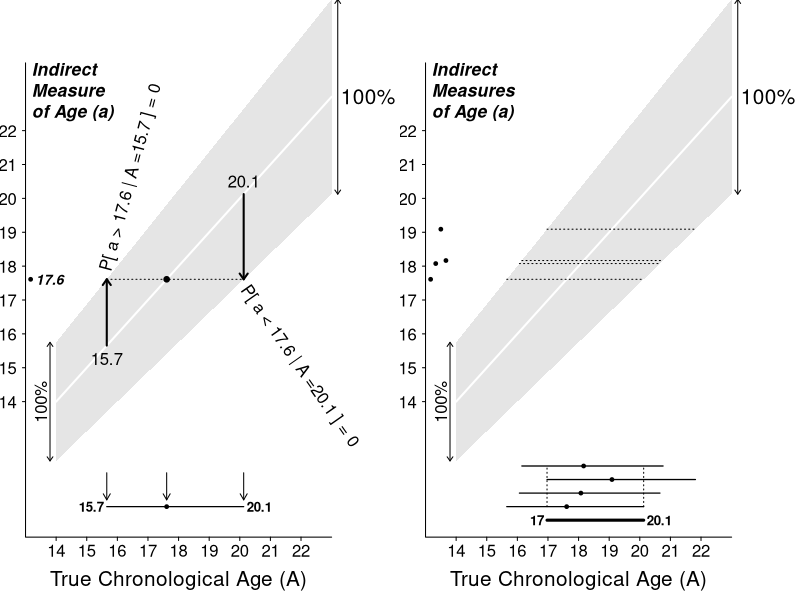
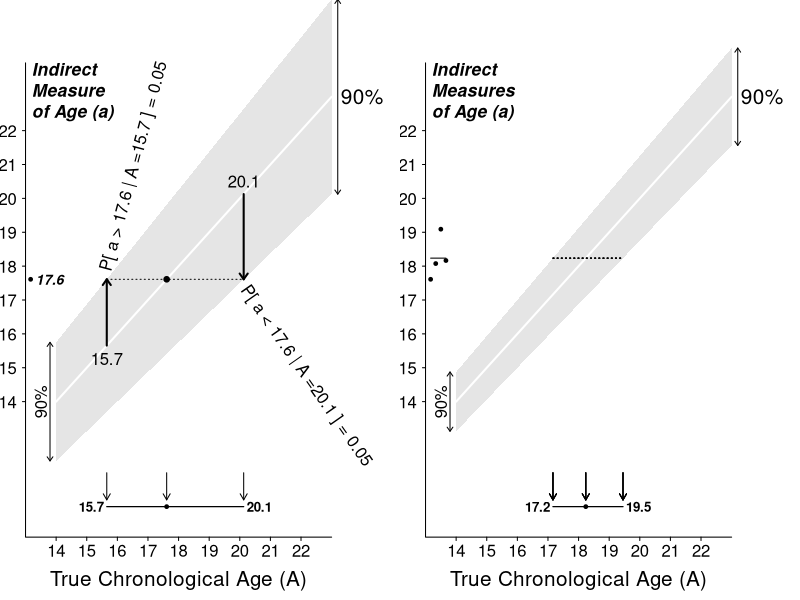

Reproduce these figures in R, in order.
## ---- chunk 1

dSemiElliptical = function(q,mean=0,radius=1) ( 2/(pi*radius^2) ) *
                                           sqrt(radius^2 - (q-mean)^2)

pSemiElliptical =  function(q,mean=0,radius=1) 1/2 + 
          (q*sqrt(radius^2-q^2))/(pi*radius^2) + asin(q/radius)/pi 

qSemiElliptical = function(p,mean=0,radius=1){
  cdf = function(x) pSemiElliptical(x) - p 
  root = uniroot(cdf, c(-1,1))$root
  return(mean + root*radius)
}

rSemiElliptical =  function(n=1,mean=0,radius=1) {
   q = rep(NA,n)
   Max = dSemiElliptical(mean,mean,radius)
   i = 0
   while(i < n){
   	 u = mean + runif(1,-radius,radius)
     h = runif(1,0,Max)
     d = dSemiElliptical(u,mean,radius)
     if( h < d ) {i=i+1; q[i] = u}
   }
   return(q)
}

AGE = 18   # (7/8)*AGE

radius.as.proportion = 0.125

set.seed(1345437)
set.seed(2454375)
  
age.hats = rSemiElliptical(4, AGE, radius.as.proportion*AGE)

draw = function(conf.level){
	
  q.u = qSemiElliptical( (1+conf.level)/2 )
  
  half.alpha = toString( (1-conf.level)/2 )
  
  a.min=14; a.max=22; da=2
  beta = 1

  dx=75
  dy=0.4
  
  a.bottom = a.min - 1.75*da
  
  AGE = 18   # (7/8)*AGE
  
  par(mfrow=c(1,2),mar = c(0,0,0,0))
  
  
  for (example in 1:2) {
    
      n=1 ; if(example>1) n=4
      
      age.hat = age.hats[1:n]

      age.bar = mean(age.hat)
      
     div = 1; if (conf.level < 1) div=sqrt(n)
     u.at.a.max = (1+radius.as.proportion/div)*beta*(a.max+1)
     l.at.a.max = (1-radius.as.proportion/div)*beta*(a.max+1)
     
     u.at.a.min = (1+radius.as.proportion/div)*beta*a.min
     l.at.a.min = (1-radius.as.proportion/div)*beta*a.min
     
     plot(c(a.min,a.max),c(l.at.a.min,u.at.a.max),col="white",
          xlim=c(a.min-1.35*da/2,a.max+2.75*da/2),
          ylim=c(a.min-2.6*da,a.max+1.6*da), frame=FALSE,
          xaxt ="n", yaxt="n")
     lines(c(a.min-da/2,a.min-da/2,a.max+da/2),
           c(a.max+da,a.min-2*da,a.min-2*da))
     text(( a.min+a.max)/2,a.min-2.5*da,
           "True Chronological Age (A)", adj=c(0.5,1),cex=1.25)
     txt = "Indirect\nMeasure\nof Age (a)"
     if(n>1) txt = "Indirect\nMeasures\nof Age (a)"
     text(a.min-da/2.5, a.max+da, txt,
          adj=c(0,1),cex=1.05,font=4)
     for(a in seq(a.min,a.max,da/2)){
       text(a,a.min-2*da,toString(a), adj=c(0.5,1.5))
       segments(a, a.min-2*da, a, a.min-2.05*da)
       text(a.min-da/2,a,toString(a),adj=c(1.5,0.5))
       segments(a.min-da/2, a, a.min-da/2-da/20, a)
     } 
      polygon(c(a.min,a.min,
                a.max+1,a.max+1,a.min),
              c(l.at.a.min,u.at.a.min,
                u.at.a.max,l.at.a.max, l.at.a.min),
              col="grey90",border=NA)
      
      segments(a.min,   a.min,
               a.max+1, beta*(a.max+1),
               col="white",lwd=2)
      
      arrows(a.max+1.2, l.at.a.max,
             a.max+1.2, u.at.a.max,
             code=3,length=0.05,angle=35)
      arrows(a.min-0.2, l.at.a.min,
             a.min-0.2, u.at.a.min,
             code=3,length=0.05,angle=35)
      text(a.min -0.3, a.min, 
           paste( toString(100*conf.level),"%",sep=""),
           adj=c(0.5,0),srt=90,cex=1)
      
      text(a.max+1.3, a.max+1, 
           paste( toString(100*conf.level),"%",sep=""), cex = 1.25,
           adj=c(0,0.5))
      
      UU = 100 ; LL = 0
      
      for (i in 1:n){
          points(a.min-da/2 + i/6, age.hat[i], pch=19,cex=0.5)
          if(conf.level < 1 & i==n & n>1) segments(
               a.min-da/2 + 1/6 , age.bar ,
               a.min-da/2 + n/6 , age.bar ) 
          if(example==1) text(a.min-da/3,age.hat[i],
            toString(round(age.hat[i],1)), cex=0.85,
            adj=c(0,0.5),font=4)
          M = age.hat[i] ; if(conf.level < 1 & n> 1) M = age.bar
          L = M/(1+radius.as.proportion/div)
          R = M/(1-radius.as.proportion/div)
          segments(L, M, R, M, lty="dotted")
          for(a in c(L,M,R)){
             if(example==1 | conf.level < 1) arrows( 
                    a, a.bottom+3.5*dy,
                    a, a.bottom+1.5*dy, 
                    length=0.07,angle=30)
            if(example==1 & a==L){
                
                aA  = toString(round(M,1))
                AA  = toString(round(L,1))
                txt = substitute(paste(
                         "P[ a > ",aA,
                         " | A =",AA, " ] = ", Pval,sep=""),
                          list(aA=aA,AA=AA,Pval=half.alpha))
              arrows( 
                    a, L,
                    a, M,lwd=2,angle=35,length=0.07)
              text(L,L,toString(round(L,1)),adj=c(0.5,1.5))
              text(L,M+0.25,txt,adj=c(0,0.5),srt=75)
            } 
            if(example==1 & a==R){
                aA  = toString(round(M,1))
                AA  = toString(round(R,1))
                txt = substitute(paste(
                         "P[ a < ",aA,
                         " | A =",AA, " ] = ", Pval,sep=""),
                          list(aA=aA,AA=AA,Pval=half.alpha))
                arrows( 
                    a, R,
                    a, M,lwd=2,angle=35,length=0.07,code=2)
                text(R,R,toString(round(R,1)),adj=c(0.5,-0.5))
                text(R,M-0.25,txt,adj=c(0,0.5),srt=-55)
            } 
          }
       if(conf.level ==1 | (conf.level < 1 & i==1 ) ) {
            segments(L,a.bottom + i*dy, R,a.bottom + i*dy,lwd=1.25)
            points(M,a.bottom+i*dy, pch=19,cex=0.5)
            Limits = round(c(L,R),1)
            if(conf.level < 1 | example == 1 ) text(L-0.1,a.bottom + i*dy,
                 toString(Limits[1]), adj=c(1,0.5),cex=0.8,font=2)
            if(conf.level < 1 | example == 1)  text(R+0.1,a.bottom + i*dy,
                 toString(Limits[2]), adj=c(0,0.5),cex=0.8,font=2)
       }
       
       UU = min(UU,R)
       LL = max(LL,L)
     } # i
      
     if(example > 1 & conf.level==1){
       segments(LL, a.bottom, UU,  a.bottom, 
                lwd=3)
       segments(LL, a.bottom+dy, LL,  a.bottom +n*dy,  lty="dotted")
       segments(UU, a.bottom+dy, UU,  a.bottom +n*dy,  lty="dotted")
       Limits = round(c(LL,UU),1)
       text(LL-0.1,a.bottom,toString(Limits[1]), adj=c(1,0.5),cex=0.8,
            font=2)
       text(UU+0.1,a.bottom,toString(Limits[2]), adj=c(0,0.5),cex=0.8,
            font=2)
     } 
     if(example==1 ){ 
         points(age.hat[i],age.hat[i], pch=19,cex=0.75)
         points(age.hat[i],-1.0*dy, pch=19,cex=0.75)
     }
  } 
}



## ---- chunk 2

conf.level = 1; 
draw(conf.level)

## ---- chunk 3

conf.level = 1; 
q.u = qSemiElliptical(conf.level)


## ---- chunk 4

conf.level = 0.90; 
draw(conf.level)

